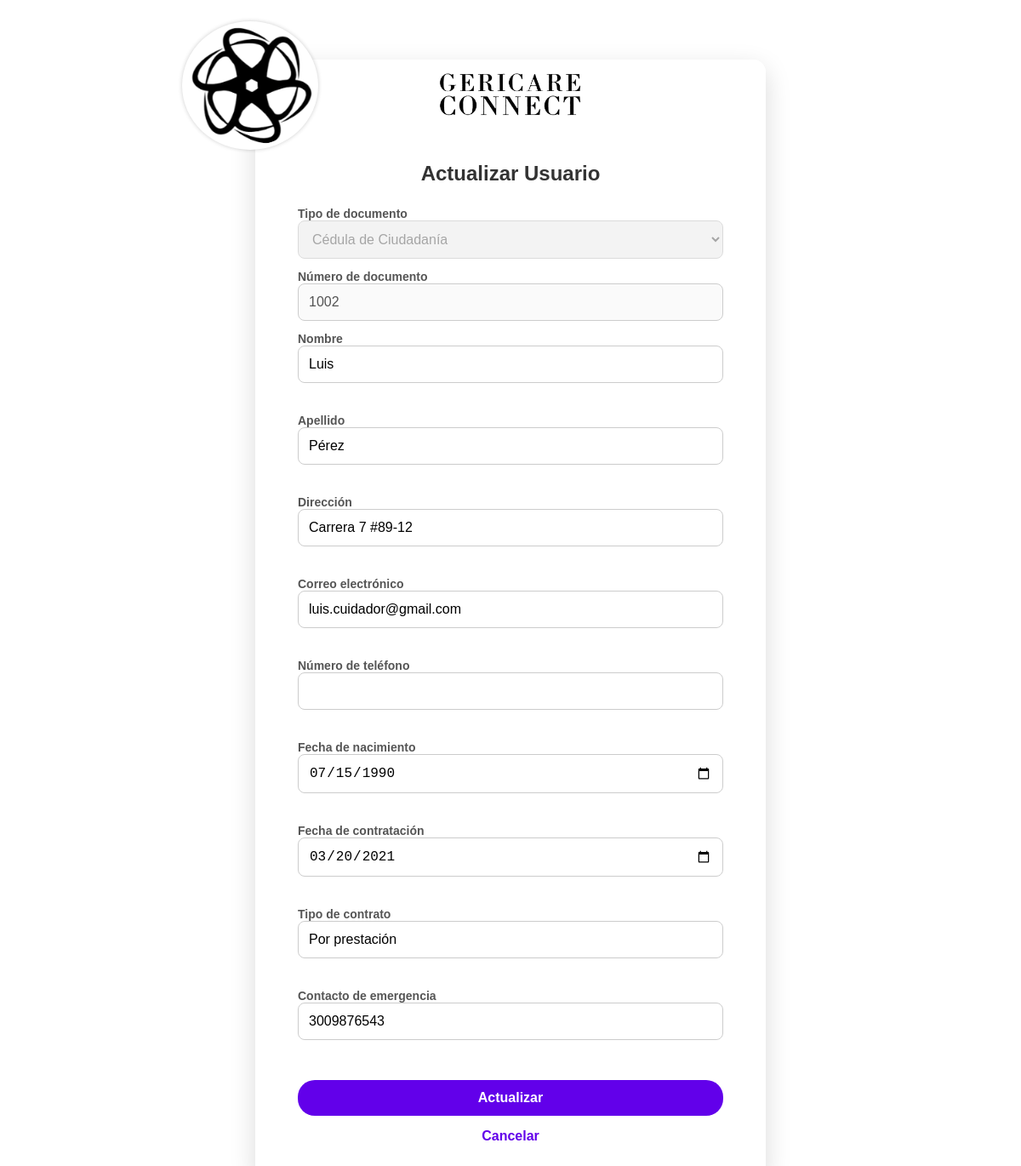
The page /controllers/index-login/actualizar_controller.php?id=2 (signed in) on the database its author committed.
### tables this page shows
create table tb_usuario (
    id_usuario int primary key auto_increment,
    tipo_documento enum('CC','CE','PA') not null,
    documento_identificacion int not null unique,
    nombre varchar(50) not null,
    apellido varchar(50) not null,
    direccion varchar(250) not null,
    correo_electronico varchar(100) not null unique,
    contraseña varchar(255) not null,
    estado enum('Activo','Inactivo') default 'Activo',
    id_rol int not null,
     
    fecha_contratacion date null,
    tipo_contrato varchar(50) null,
    contacto_emergencia varchar(20) null,
    fecha_nacimiento date null,
     
    parentesco varchar(50) null
);

### models/clases/usuario.php (called while the page is built, shortened)
<?php
    class usuario{
        protected $conn;
        public function __construct() {
            include(__DIR__ . '/../data_base/database.php');
            $this->conn = $conn;
        }
        public function obtenerPorId($id_usuario) {
            try {
                $stmt = $this->conn->prepare("
                    select
                        u.*,
                        t.numero_telefono,
                        r.nombre_rol as roles
                    from tb_usuario u
                    left join tb_telefono t on u.id_usuario = t.id_usuario and t.estado = 'Activo'
                    left join tb_rol r on u.id_rol = r.id_rol
                    where u.id_usuario = ?
                ");
                $stmt->execute([$id_usuario]);
                return $stmt->fetch(PDO::FETCH_ASSOC);
            } catch (Exception $e) {
                throw $e;
            }
        }
    }
?>

### views/index-login/htmls/actualizar_usuario.php (the view, shortened to what this page needs)
<?php
$rolRaw = $datosUsuario['roles'] ?? '';
$rol = ucfirst(strtolower($rolRaw));
$esFamiliar = $rol === 'Familiar';
?>
<!DOCTYPE html>
<html lang="es">
<head>
    <link rel="stylesheet" href="/GericareConnect/views/index-login/files_css/styles.css">
</head>
<body>
<div class="register-container">
    <img src="/GericareConnect/views/imagenes/Geri_Logo-..png" alt="Logo" class="logo">
    <img src="/GericareConnect/views/imagenes/Geri_Logo-.png" alt="Logo" class="logo2">
    <h2>Actualizar Usuario</h2>
    <form id="registerForm" action="/GericareConnect/controllers/index-login/actualizar_controller.php" method="POST" novalidate>
        <div class="form-grid">
            <label class="form-label">Tipo de documento</label>
            <select id="tipo_documento" disabled>
                <option value="CC" <?= $datosUsuario['tipo_documento'] == 'CC' ? 'selected' : '' ?>>Cédula de Ciudadanía</option>
            </select>
            <label class="form-label">Número de documento</label>
            <input type="number" id="documento_identificacion" value="<?= htmlspecialchars($datosUsuario['documento_identificacion']) ?>" disabled>
            <label for="nombre" class="form-label">Nombre</label>
            <input type="text" name="nombre" id="nombre" value="<?= htmlspecialchars($datosUsuario['nombre']) ?>">
            <small id="error-nombre" class="mensaje-error-campo"></small>
            <label for="apellido" class="form-label">Apellido</label>
            <input type="text" name="apellido" id="apellido" value="<?= htmlspecialchars($datosUsuario['apellido']) ?>">
            <small id="error-apellido" class="mensaje-error-campo"></small>
            <label for="direccion" class="form-label">Dirección</label>
            <input type="text" name="direccion" id="direccion" value="<?= htmlspecialchars($datosUsuario['direccion']) ?>">
            <small id="error-direccion" class="mensaje-error-campo"></small>
            <label for="correo_electronico" class="form-label">Correo electrónico</label>
            <input type="email" name="correo_electronico" id="correo_electronico" value="<?= htmlspecialchars($datosUsuario['correo_electronico']) ?>">
            <small id="error-correo_electronico" class="mensaje-error-campo"></small>
            <label for="numero_telefono" class="form-label">Número de teléfono</label>
            <input type="text" name="numero_telefono" id="numero_telefono" value="<?= htmlspecialchars($datosUsuario['numero_telefono'] ?? '') ?>" required>
            <small id="error-numero_telefono" class="mensaje-error-campo"></small>
            <div id="campos-cuidador-admin" class="campos-rol form-grid" style="<?= $esFamiliar ? 'display:none;' : '' ?>">
                <label for="fecha_nacimiento" class="form-label">Fecha de nacimiento</label>
                <input type="date" name="fecha_nacimiento" id="fecha_nacimiento" value="<?= htmlspecialchars($datosUsuario['fecha_nacimiento']) ?>">
                <small id="error-fecha_nacimiento" class="mensaje-error-campo"></small>
                <label for="fecha_contratacion" class="form-label">Fecha de contratación</label>
                <input type="date" name="fecha_contratacion" id="fecha_contratacion" value="<?= htmlspecialchars($datosUsuario['fecha_contratacion'] ?? '') ?>">
                <small id="error-fecha_contratacion" class="mensaje-error-campo"></small>
                <label for="tipo_contrato" class="form-label">Tipo de contrato</label>
                <input type="text" name="tipo_contrato" id="tipo_contrato" value="<?= htmlspecialchars($datosUsuario['tipo_contrato'] ?? '') ?>">
                <small id="error-tipo_contrato" class="mensaje-error-campo"></small>
                <label for="contacto_emergencia" class="form-label">Contacto de emergencia</label>
                <input type="text" name="contacto_emergencia" id="contacto_emergencia" value="<?= htmlspecialchars($datosUsuario['contacto_emergencia'] ?? '') ?>">
                <small id="error-contacto_emergencia" class="mensaje-error-campo"></small>
            </div>
            <?php
            $url_cancelar = '../../views/index-login/htmls/index.html';
            if (isset($_SESSION['nombre_rol'])) {
                switch ($_SESSION['nombre_rol']) {
                    case 'Cuidador':
                        $url_cancelar = '/GericareConnect/views/cuidador/html_cuidador/cuidadores_panel_principal.php';
                        break;
                }
            }
            ?>
            <div id="boton-registro">
                <button type="submit">Actualizar</button>
                <a href="<?= $url_cancelar ?>" class="cancel-button">Cancelar</a>
            </div>
        </div>
    </form>
</div>
</body>
</html>

### views/index-login/files_css/styles.css (style rules this page uses)
html { height: 100%; }
body { font-family: 'Arial', sans-serif; background-image: url('../../imagenes/indeximg1.jpg'); background-size: cover; background-position: center top; background-attachment: fixed; background-repeat: no-repeat; display: flex; justify-content: center; margin: 0; min-height: 100%; padding: 20px 0; overflow-y: auto; animation: fadeIn 1s ease-in-out; }
.register-container { background: rgba(255, 255, 255, 0.95); padding: 2.5rem 50px; border-radius: 15px; box-shadow: 0 10px 30px rgba(0, 0, 0, 0.15); max-width: 500px; width: 90%; display: flex; flex-direction: column; position: relative; animation: fadeInUp 1s ease-in-out; margin-top: 50px; }
.logo { width: 25%; position: absolute; top: -45px; left: -1%; transform: translateX(-50%); background: white; padding: 5px; border-radius: 50%; box-shadow: 0 0 5px rgba(0, 0, 0, 0.2); animation: spin 10s linear infinite; }
.logo2 { width: 170px; position: absolute; top: 10px; left: 50%; transform: translateX(-50%); background: white; }
h2 { color: #333; margin-top: 80px; text-align: center; }
.form-grid { display: grid; grid-template-columns: 1fr; gap: 0.5rem; width: 100%; }
.form-grid input[type="text"], .form-grid input[type="number"], .form-grid input[type="email"], .form-grid input[type="password"], .form-grid input[type="date"], .form-grid select { width: 100%; padding: 12px; border: 1px solid #ccc; border-radius: 8px; box-sizing: border-box; transition: all 0.3s ease; font-size: 16px; }
.form-label { font-size: 14px; font-weight: 600; color: #555; margin-bottom: -8px; margin-top: 5px; }
.mensaje-error-campo { color: red; font-size: 12px; min-height: 15px; }
#boton-registro { margin-top: 1rem; }
button[type="submit"] { padding: 12px; background-color: #6200ea; color: white; font-weight: bold; border: none; border-radius: 20px; cursor: pointer; font-size: 16px; width: 100%; transition: background-color 0.3s ease-in-out; }
.cancel-button { display: block; text-align: center; margin-top: 15px; color: #6200ea; text-decoration: none; font-weight: bold; }

### rows shown on the page
tb_usuario: tipo_documento "Cédula de Ciudadanía", documento_identificacion "1002", nombre "Luis", apellido "Pérez", direccion "Carrera 7 #89-12", correo_electronico "luis.cuidador@gmail.com", fecha_nacimiento "07/15/1990", fecha_contratacion "03/20/2021", tipo_contrato "Por prestación", contacto_emergencia "3009876543"
